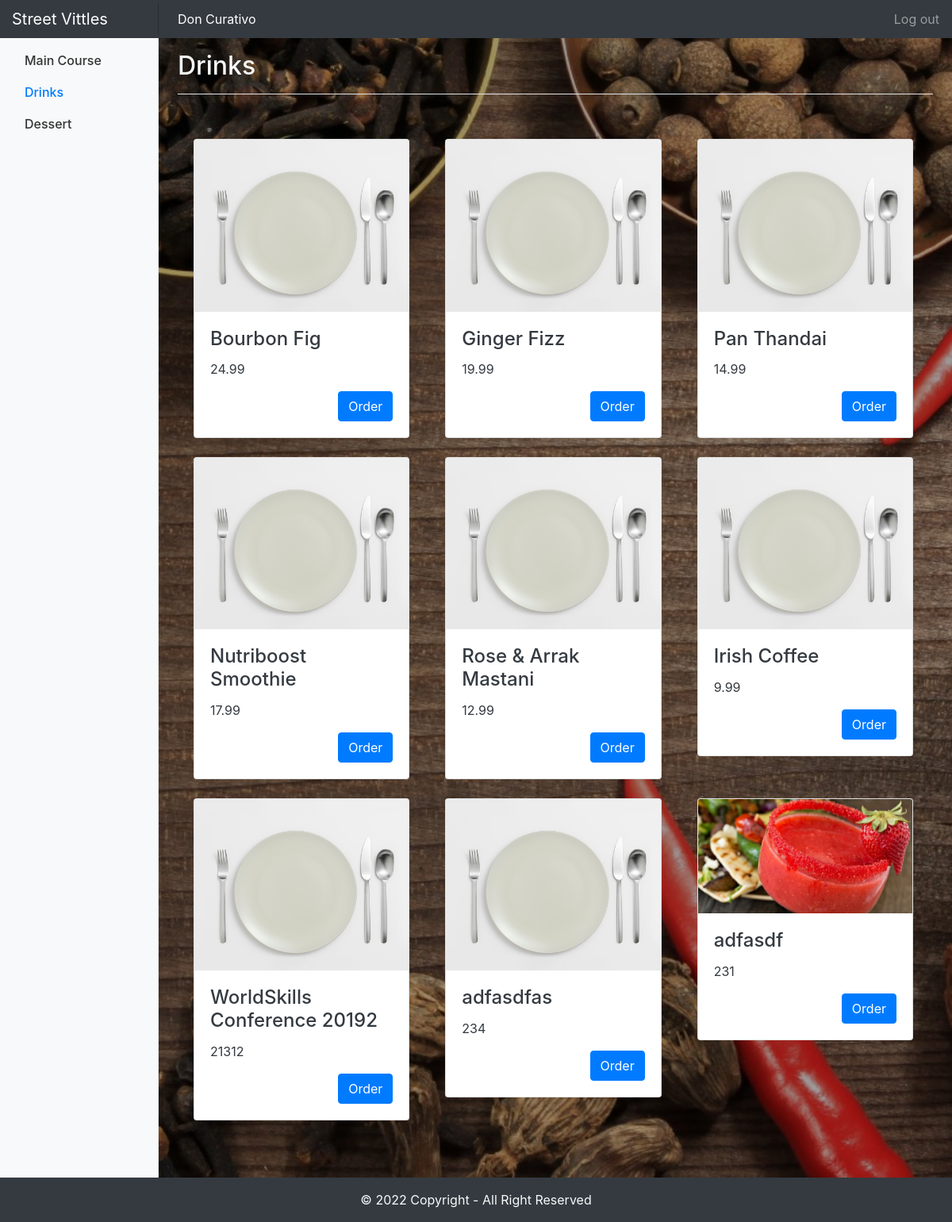
/drinks.php (signed in), run on the app's committed database.
### tables this page shows
CREATE TABLE `category` (
  `id` int(11) NOT NULL,
  `name` varchar(50) NOT NULL,
  `location` varchar(50) NOT NULL
);

CREATE TABLE `dishes` (
  `id` int(11) NOT NULL,
  `name` varchar(100) NOT NULL,
  `cost` double NOT NULL,
  `category_id` int(11) NOT NULL,
  `image` varchar(500) NOT NULL
);

### drinks.php (the view, shortened to what this page needs)
<?php
require_once "config/database.php";
$category = "Drinks";
include('header.php');
?>
	<div class="container">
                <?php
                    $getdishes = "SELECT dishes.name, dishes.cost, dishes.image FROM category JOIN dishes on category.id = dishes.category_id WHERE category.name = '$category';";
                    $result2 = $link->query($getdishes);
                    if ($result2->num_rows > 0) {
                        $column_num = 3;
                        $i = $column_num;
                        $num_rows = $result2->num_rows + $column_num;
                        while($row = $result2->fetch_assoc()) {
                            $x = $i % $column_num;
                            if($x==0){
                                echo "<div class='row'>";
                                $j = $i + $column_num;
                            }
                            $i++;
                ?>
                                <div class="col-md-4">
                                <div class="card mb-4 shadow-sm" style="margin:0px 10px 10px 5px;">
                                    <img class="card-img-top" src="<?php if($row['image'] != ""){ echo $row['image']; } else { echo "./Assets/Picture/default.jpg"; } ?>" alt="Drinks" >
                                    <div class="card-body">
                                        <h4 class="card-title text-dark"><?php echo $row['name'];?></h4>
                                        <p class="card-text text-dark" ><?php echo $row['cost'];?></p>
                                        <a href="#" class="btn btn-primary float-right">Order</a>
                                    </div>
                                </div>
                            </div>
                <?php
                            if($i==$j || $i == $num_rows){
                                echo "</div>";
                            }
                        }
                    }
                ?>
            </div>
<?php
include("footer.php");
?>

### header.php (shortened to what this page needs)
<!DOCTYPE html>
<html lang="en">
    <head>
        <link rel="stylesheet" href="main.css">
        <link rel="stylesheet" href="Assets/bootstrap4/css/bootstrap.min.css">
    </head>
    <body>
        <?php
            if(isset($_SESSION["loggedin"])){
        ?>
        <nav class="navbar navbar-dark fixed-top bg-dark flex-md-nowrap p-0 shadow">
            <a class="navbar-brand col-sm-3 col-md-2 mr-0" href="main_course.php">Street Vittles</a>
            <span class="navbar-organizer w-100"><?php echo $_SESSION['firstName'] . " " . $_SESSION['lastName']; ?></span>
            <ul class="navbar-nav px-3">
                <li class="nav-item text-nowrap">
                    <a class="nav-link" id="logout" href="logout.php">Log out</a>
                </li>
            </ul>
        </nav>
        <div class="container-fluid">
            <div class="row">
                <nav class="col-md-2 d-none d-md-block bg-light sidebar">
                    <div class="sidebar-sticky">
                        <?php
                                $getCategories = "SELECT * FROM category";
                                $result = $link->query($getCategories);
                                if ($result->num_rows > 0) {
                                    while($row = $result->fetch_assoc()) {
                        ?>
                        <ul class="nav flex-column">
                            <li class="nav-item "><a class="nav-link <?php if($category == $row['name']) echo 'active'; ?>" href="<?php echo $row['location'];?>"><?php echo $row['name'];?></a></li>
                        </ul>
                        <?php
                                    }
                                }
                                ?>
                    </div>
                </nav>
                <main role="main" class="col-md-9 ml-sm-auto col-lg-10 px-4 text-light">
                    <div class="border-bottom mb-3 pt-3 pb-2">
                        <div class="d-flex justify-content-between flex-wrap flex-md-nowrap align-items-center">
                            <h1 class="h2"><?php  echo $category; ?></h1>
                        </div>
                    </div>
                    <div class="mb-3 pt-3 pb-2">
                    </div>
        <?php } ?>

### main.css (style rules this page uses)
body { background: url("Assets/Picture/bg.jpg") no-repeat fixed center; background-size: cover; }
.sidebar { position: fixed; top: 0; bottom: 0; left: 0; z-index: 100; padding: 48px 0 0; box-shadow: inset -1px 0 0 rgba(0, 0, 0, .1); }
.sidebar-sticky { position: relative; top: 0; height: calc(100vh - 48px); padding-top: .5rem; overflow-x: hidden; overflow-y: auto; }
.sidebar .nav-link { font-weight: 500; color: #333; }
.sidebar .nav-link.active { color: #007bff; }
.active { color: blue; }
main { padding-top: 48px; padding-bottom: 48px; background-color: rgba(0, 0, 0, 0.376); }
.navbar-brand { padding-top: .75rem; padding-bottom: .75rem; font-size: 1rem; box-shadow: inset -1px 0 0 rgba(0, 0, 0, .25); }
.navbar-organizer { padding: .75rem; padding-left: 1.5rem; color: #fff; }
.card-title { white-space: normal; }

### data on the page
category: name "Main Course"
category: name "Drinks"
category: name "Dessert"
dishes: name "Bourbon Fig", cost "24.99"
dishes: name "Ginger Fizz", cost "19.99"
dishes: name "Pan Thandai", cost "14.99"
dishes: name "Nutriboost Smoothie", cost "17.99"
dishes: name "Rose & Arrak Mastani", cost "12.99"
dishes: name "Irish Coffee", cost "9.99"
dishes: name "WorldSkills Conference 20192", cost "21312"
dishes: name "adfasdfas", cost "234"
dishes: image (picture), name "adfasdf", cost "231"

### other printed values
$_SESSION['firstName'] "Don"
$_SESSION['lastName'] "Curativo"
$category "Drinks"
